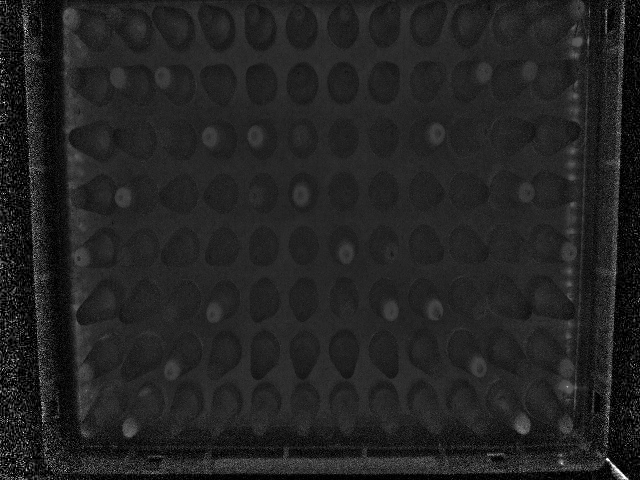
#> input picture script/image_corrigee.png, 640 x 480 px
$ python -i functions.py   (imports and definitions only)
#> lines starting #> are read from the running program, lines starting #| are printed output that depends on the picture; after the words box and inside, x2 and y2 are one past the last pixel; in counts of white or black regions, pixels touching at a corner belong together
#> further down, picture is the input picture: shape (480, 640, 3); min 0, max 255, mean 35
import cv2
import numpy as np
from scipy.signal import find_peaks
import json
import logging


def crop_image(image):

    r, g, b = cv2.split(image)

    _, red_mask = cv2.threshold(r, 50, 255, cv2.THRESH_BINARY)
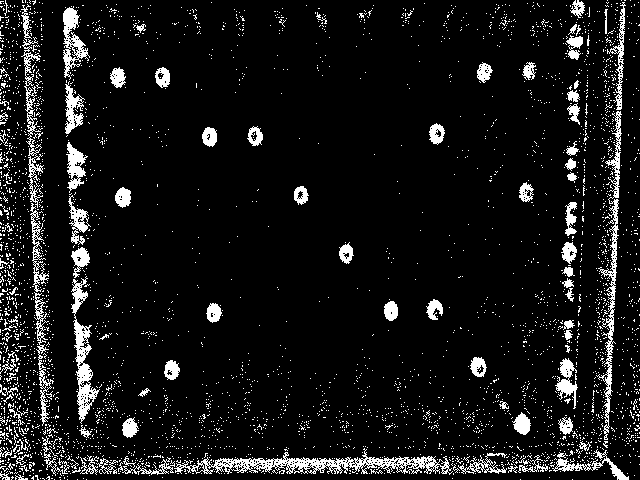
#> red_mask: shape (480, 640); 8.7% white; 3605 white regions (3512 under 20 px)

    contours, _ = cv2.findContours(red_mask, cv2.RETR_EXTERNAL, cv2.CHAIN_APPROX_SIMPLE)
#> contours = 3599 contours, 3536 with area under 20; largest, box (x1, y1, x2, y2) and area: (174, 448, 453, 475) 2633, (71, 276, 100, 424) 1328, (596, 111, 622, 440) 1285, (63, 6, 90, 80) 776, (21, 4, 44, 208) 760

    filtered_contours = [contour for contour in contours if cv2.contourArea(contour) > 30]
#> filtered_contours = 56 contours; largest, box (x1, y1, x2, y2) and area: (174, 448, 453, 475) 2633, (71, 276, 100, 424) 1328, (596, 111, 622, 440) 1285, (63, 6, 90, 80) 776, (21, 4, 44, 208) 760

    filtered_contours = sorted(filtered_contours, key=cv2.contourArea, reverse=True)[:4]
#> filtered_contours = 4 contours; box (x1, y1, x2, y2) and area: (174, 448, 453, 475) 2633, (71, 276, 100, 424) 1328, (596, 111, 622, 440) 1285, (63, 6, 90, 80) 776

    centroids = []
    for contour in filtered_contours:

        M = cv2.moments(contour)
        if M["m00"] != 0:
            cX = int(M["m10"] / M["m00"])
            cY = int(M["m01"] / M["m00"])
            centroids.append([cX, cY])
#> this loop made 4 passes
#> (cX, cY) on passes 1 to 4: (319, 464), (82, 356), (612, 269), (71, 40)
#> after the loop, centroids = [[319, 464], [82, 356], [612, 269], [71, 40]]

    print(centroids)
#| [[319, 464], [82, 356], [612, 269], [71, 40]]

    center_of_mass = np.mean(centroids, axis=0)
#> center_of_mass = [271, 282.2]

    top_left = [pt for pt in centroids if pt[0] < center_of_mass[0] and pt[1] < center_of_mass[1]]
#> top_left = [[71, 40]]
    top_right = [pt for pt in centroids if pt[0] > center_of_mass[0] and pt[1] < center_of_mass[1]]
#> top_right = [[612, 269]]
    bottom_left = [pt for pt in centroids if pt[0] < center_of_mass[0] and pt[1] > center_of_mass[1]]
#> bottom_left = [[82, 356]]
    bottom_right = [pt for pt in centroids if pt[0] > center_of_mass[0] and pt[1] > center_of_mass[1]]
#> bottom_right = [[319, 464]]

    top_left = min(top_left, key=lambda x: np.linalg.norm(np.array(x) - center_of_mass))
#> top_left = [71, 40]
    top_right = min(top_right, key=lambda x: np.linalg.norm(np.array(x) - center_of_mass))
#> top_right = [612, 269]
    bottom_left = min(bottom_left, key=lambda x: np.linalg.norm(np.array(x) - center_of_mass))
#> bottom_left = [82, 356]
    bottom_right = min(bottom_right, key=lambda x: np.linalg.norm(np.array(x) - center_of_mass))
#> bottom_right = [319, 464]

    src_pts = np.float32([top_left, top_right, bottom_left, bottom_right])
#> src_pts = [[71, 40], [612, 269], [82, 356], [319, 464]]

    offset_top_left = np.array([-15, -42])
    offset_top_right = np.array([15, -42])
    offset_bottom_left = np.array([-15, 52])
    offset_bottom_right = np.array([15, 52])

    src_pts[0] += offset_top_left
    src_pts[1] += offset_top_right
    src_pts[2] += offset_bottom_left
    src_pts[3] += offset_bottom_right

    dst_pts = np.float32([[0, 0], [500, 0], [0, 500], [500, 500]])

    red_mask = cv2.erode(red_mask, np.ones((3, 3), np.uint8), iterations=2)
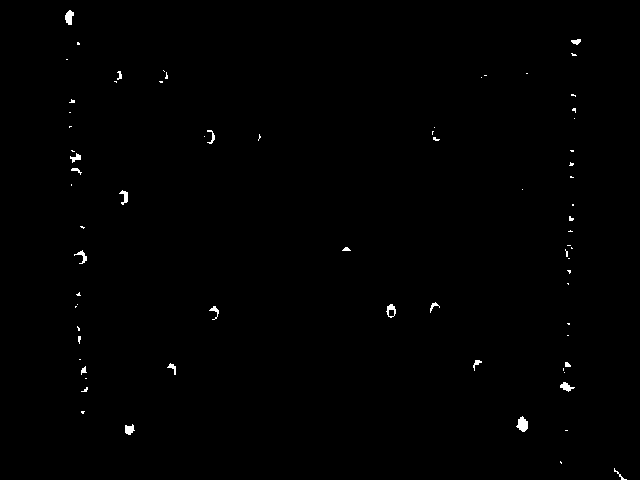
#> red_mask: shape (480, 640); 0.44% white; 72 white regions (52 under 20 px), largest, box (x1, y1, x2, y2) and area: (516, 416, 528, 432) 124, (65, 10, 74, 25) 92, (560, 382, 575, 392) 75
    red_mask = cv2.dilate(red_mask, np.ones((3, 3), np.uint8), iterations=4)
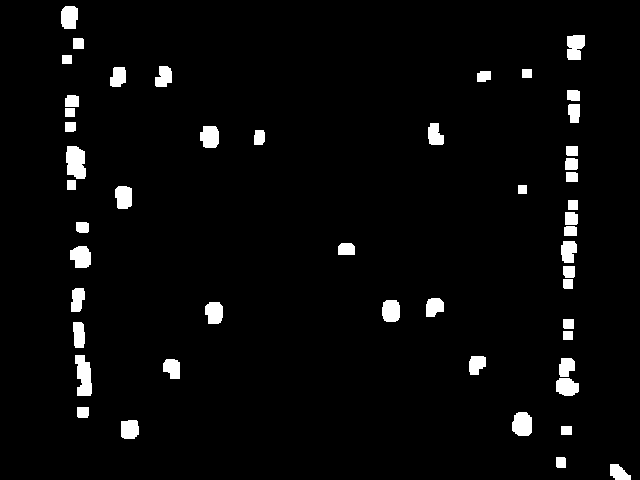
#> red_mask: shape (480, 640); 3.6% white; 50 white regions, largest, box (x1, y1, x2, y2) and area: (66, 146, 86, 179) 547, (75, 355, 92, 396) 521, (512, 412, 532, 436) 412
    image[red_mask == 255, 0] = 0
    image[red_mask == 255, 2] = 0
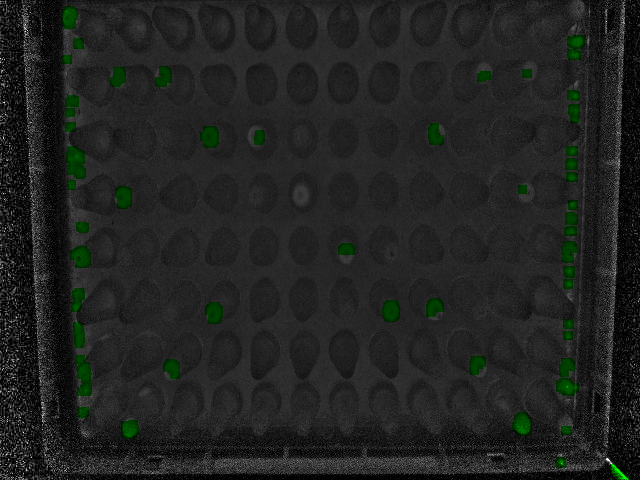
#> image: shape (480, 640, 3); mean R, G, B 32.9, 35, 32.9

    matrix = cv2.getPerspectiveTransform(src_pts, dst_pts)
#> matrix = [[0.919, -0.0247, -51.53], [-0.24, 0.597, 14.61], [0.000552, -0.00135, 1]]

    warped_image = cv2.warpPerspective(image, matrix, (500, 500))
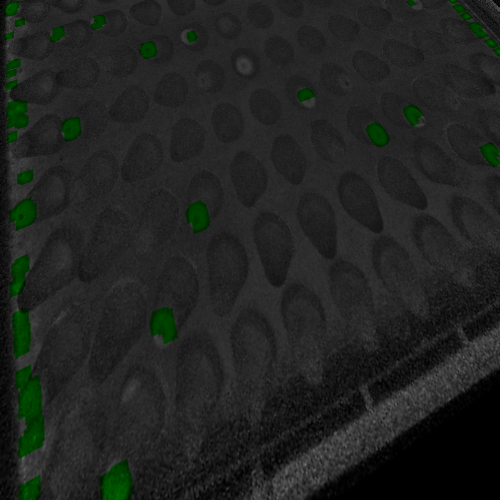
#> warped_image: shape (500, 500, 3); mean R, G, B 32.7, 35.2, 32.7
    return warped_image

# [140 lines left out: functions get_green, build_grid, get_stat_results, get_json, build_log, not called in this run]

>>> import cv2
>>> picture = cv2.cvtColor(cv2.imread('image_corrigee.png'), cv2.COLOR_BGR2RGB)
>>> result = crop_image(picture)
